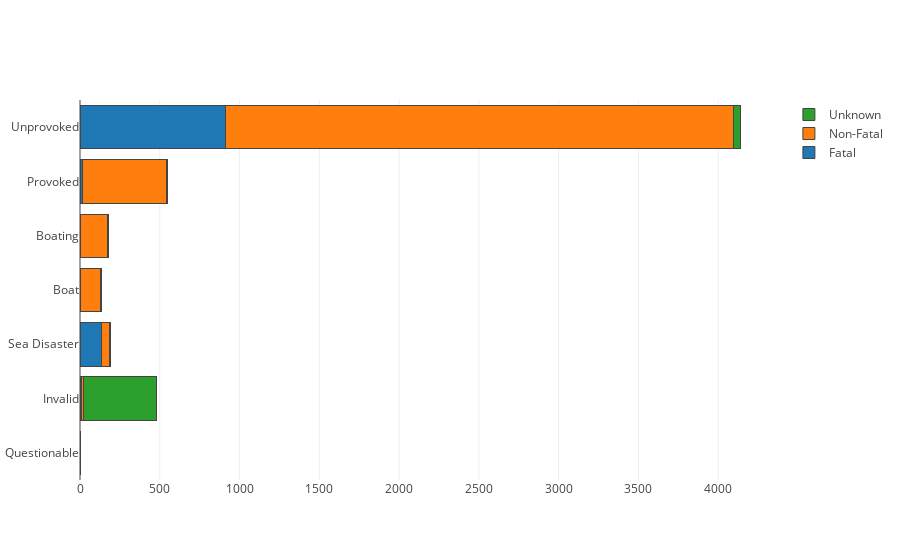

Write notebook code for a chart like this one.
### Code cell
trace1 = go.Bar(
    y=attacks_type.index,
    x=attacks_type['Fatal'],
    name='Fatal',
    orientation = 'h',
    marker = dict(
        line = dict(
            width = 1)
    )
)
trace2 = go.Bar(
    y=attacks_type.index,
    x=attacks_type['Non-Fatal'],
    name='Non-Fatal',
    orientation = 'h',
    marker = dict(
        line = dict(
            width = 1)
    )
)

trace3 = go.Bar(
    y=attacks_type.index,
    x=attacks_type['Unknown'],
    name='Unknown',
    orientation = 'h', marker=dict(line = dict(
            width = 1))
)
data = [trace1, trace2, trace3]
layout = go.Layout(
    barmode='stack'
)

fig = go.Figure(data=data, layout=layout)
iplot(fig, filename = "Sharks barplot")

### Figure 1 — Plotly figure (JSON) as saved in the notebook; plotly's stock layout.template omitted (floating-point values rounded to 4 significant figures)
{"data": [{"marker": {"line": {"width": 1}}, "name": "Fatal", "orientation": "h", "type": "bar", "uid": "beddee40-c006-463e-b344-a17e234c98f5", "x": [1, 8, 134, 2, 5, 14, 914], "y": ["Questionable", "Invalid", "Sea Disaster", "Boat", "Boating", "Provoked", "Unprovoked"]}, {"marker": {"line": {"width": 1}}, "name": "Non-Fatal", "orientation": "h", "type": "bar", "uid": "6d5d208a-bef9-4402-b4ba-1e47d5acf1f8", "x": [3, 13, 52, 127, 169, 526, 3179], "y": ["Questionable", "Invalid", "Sea Disaster", "Boat", "Boating", "Provoked", "Unprovoked"]}, {"marker": {"line": {"width": 1}}, "name": "Unknown", "orientation": "h", "type": "bar", "uid": "126b1386-5d0e-4127-8ec4-31792c6fd44b", "x": [1, 458, 2, 4, 7, 6, 45], "y": ["Questionable", "Invalid", "Sea Disaster", "Boat", "Boating", "Provoked", "Unprovoked"]}], "layout": {"barmode": "stack"}}
